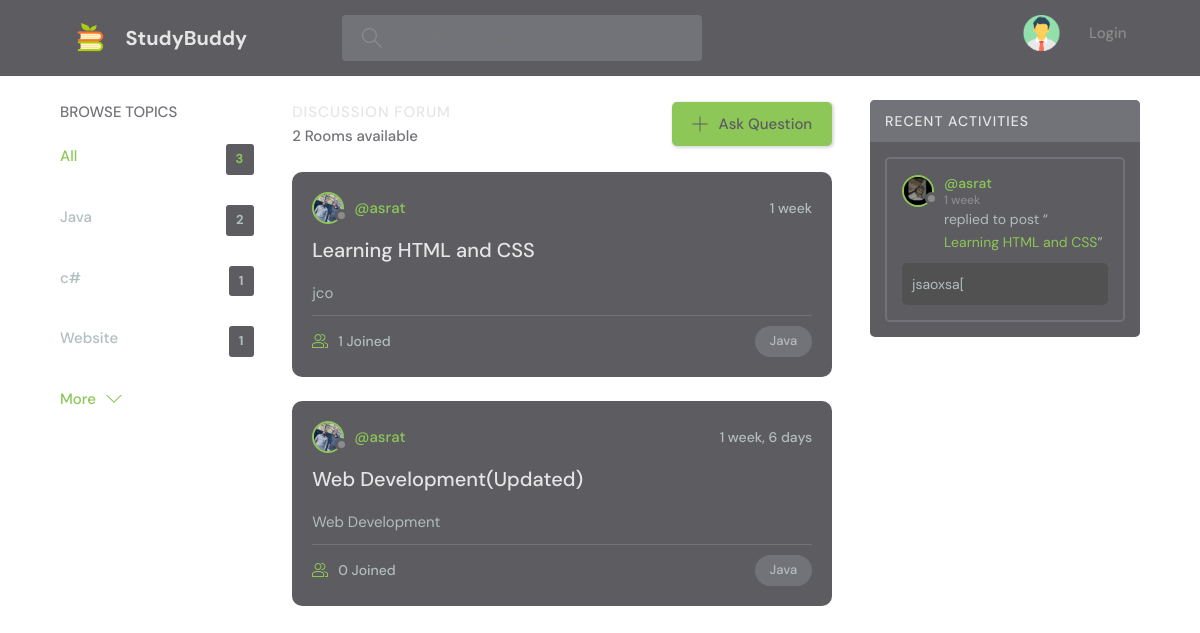
Screenshot of /?q=Java with the database file from the repository.
### base/models.py (models this page shows, shortened)
class Topic(models.Model):
    name = models.CharField(max_length=200)

class Room(models.Model):
    host = models.ForeignKey(User, on_delete=models.SET_NULL, null=True)
    topic = models.ForeignKey(Topic, on_delete=models.SET_NULL, null=True)
    participants = models.ManyToManyField(
        User, related_name='participants', blank=True)
    name = models.CharField(max_length=200)
    description = models.TextField(null=True, blank=True)
    updated = models.DateTimeField(auto_now=True)
    created = models.DateTimeField(auto_now_add=True)
    class Meta:
        ordering = ['-updated', '-created']
    def __str__(self):
        return self.name

class Message(models.Model):
    user = models.ForeignKey(User, on_delete=models.CASCADE)
    room = models.ForeignKey(Room, on_delete=models.CASCADE)
    body = models.TextField()
    updated = models.DateTimeField(auto_now=True)
    created = models.DateTimeField(auto_now_add=True)
    class Meta:
        ordering = ['-updated', '-created']

### base/views.py (the view)
# urls.py: path('', views.home, name='home'),
def home(request):
    q = request.GET.get('q') if request.GET.get('q') != None else ''
    rooms = Room.objects.filter(
        Q(topic__name__icontains=q) |
        Q(name__icontains=q) |
        Q(description__icontains=q)
    )
    topics = Topic.objects.all()[0:5]
    room_count = rooms.count()
    room_messages = Message.objects.filter(Q(room__topic__name__icontains=q))
    context = {'rooms': rooms, 'topics': topics,
               'room_count': room_count, 'room_messages': room_messages}
    return render(request, 'base/home.html', context)

### base/templates/base/home.html
{% extends 'main.html' %}
{% block content %}
    <main class="layout layout--3">
      <div class="container">
        {%include 'base/topicscomp.html'%}
        <div class="roomList">
          <div class="roomList__header">
            <div>
              <h2>Discussion Forum</h2>
              <p>{{rooms.count}} Rooms available</p>
            </div>
            <a class="btn btn--main" href="{% url 'create-room' %}">
              <svg version="1.1" xmlns="http://www.w3.org/2000/svg" width="32" height="32" viewBox="0 0 32 32">
                <title>add</title>
                <path
                  d="M16.943 0.943h-1.885v14.115h-14.115v1.885h14.115v14.115h1.885v-14.115h14.115v-1.885h-14.115v-14.115z"
                ></path>
              </svg>
              Ask Question
            </a>
          </div>
          {% include 'base/feed_component.html' %}
        </div>
        {% include 'base/actcomp.html' %}
      </div>
    </main>
  {% endblock %}

### base/templates/base/topicscomp.html
<div class="topics">
  <div class="topics__header">
    <h2>Browse Topics</h2>
  </div>
  <ul class="topics__list">
    <li>
      <a href="{% url 'home' %}" class="active">All <span>{{topics.count}}</span></a>
    </li>
    {% for topic in topics %}
    <li>
      <a href="{% url 'home' %}?q={{topic.name}}">{{topic.name}}<span>{{topic.room_set.all.count}}</span></a>
    </li>
    {% endfor %}
  </ul>
  <a class="btn btn--link" href="{% url 'topics' %}">
    More
    <svg version="1.1" xmlns="http://www.w3.org/2000/svg" width="32" height="32" viewBox="0 0 32 32">
      <title>chevron-down</title>
      <path d="M16 21l-13-13h-3l16 16 16-16h-3l-13 13z"></path>
    </svg>
  </a>
</div>

### base/templates/base/feed_component.html (shortened to what this page needs)
{% for room in rooms %}
<div class="roomListRoom">
  <div class="roomListRoom__header">
    <a href="{% url 'user-profile' room.host.id %}" class="roomListRoom__author">
      <div class="avatar avatar--small">
        <img src="../../../static/images/user3.jpg" />
      </div>
      <span>@{{room.host.username}}</span>
    </a>
    <div class="roomListRoom__actions">
      <span>{{room.created|timesince}}</span>
    </div>
  </div>
  <div class="roomListRoom__content">
    <a href="{% url 'room' room.id %}">{{room.name}}</a>
    <p>
      {{room.description}}
    </p>
  </div>
  <div class="roomListRoom__meta">
    <a href="{% url 'home' %}" class="roomListRoom__joined">
      {{room.participants.all.count}} Joined
    </a>
    <p class="roomListRoom__topic">{{room.topic.name}}</p>
  </div>
</div>
{% endfor %}

### base/templates/base/actcomp.html (shortened to what this page needs)
<div class="activities">
  <div class="activities__header">
    <h2>Recent Activities</h2>
  </div>
  {% for message in room_messages %}
  <div class="activities__box">
    <div class="activities__boxHeader roomListRoom__header">
      <a href="{% url 'user-profile' message.user.id %}" class="roomListRoom__author">
        <div class="avatar avatar--small">
          <img src="../../../static/images/user4.jpg" />
        </div>
        <p>
          @{{message.user}}
          <span>{{message.created|timesince}}</span>
        </p>
      </a>
    </div>
    <div class="activities__boxContent">
      <p>replied to post “<a href="{% url 'room' message.room.id %}">{{message.room}}</a>”</p>
      <div class="activities__boxRoomContent">
        {{message.body}}
      </div>
    </div>
  </div>
  {% endfor %}
</div>

### rows the page displays
Topic: name "Java", room_set.all.count "2"
Topic: name "c#", room_set.all.count "1"
Topic: name "Website", room_set.all.count "1"
Room: host.username "asrat", created "1 week", name "Learning HTML and CSS", description "jco", participants.all.count "1", topic.name "Java"
Room: host.username "asrat", created "1 week, 6 days", name "Web Development(Updated)", description "Web Development", participants.all.count "0", topic.name "Java"
Message: user "asrat", created "1 week", room "Learning HTML and CSS", body "jsaoxsa["

### other values shown
{{ topics.count }} "3"
{{ rooms.count }} "2"
